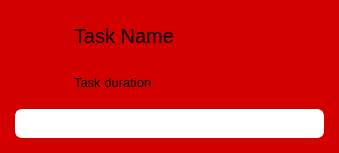
<?xml version="1.0" encoding="UTF-8"?>
<ui version="4.0">
 <class>Widget</class>
 <widget class="QWidget" name="Widget">
  <property name="geometry">
   <rect>
    <x>0</x>
    <y>0</y>
    <width>339</width>
    <height>153</height>
   </rect>
  </property>
  <property name="windowTitle">
   <string>Form</string>
  </property>
  <property name="styleSheet">
   <string notr="true">background-color: rgb(211, 0, 0);
border-radius: 20px;</string>
  </property>
  <layout class="QVBoxLayout" name="verticalLayout">
   <property name="leftMargin">
    <number>15</number>
   </property>
   <property name="topMargin">
    <number>15</number>
   </property>
   <property name="rightMargin">
    <number>15</number>
   </property>
   <property name="bottomMargin">
    <number>15</number>
   </property>
   <item>
    <layout class="QHBoxLayout" name="task_info" stretch="1,4,0">
     <item>
      <widget class="QToolButton" name="categ_icon">
       <property name="enabled">
        <bool>false</bool>
       </property>
       <property name="sizePolicy">
        <sizepolicy hsizetype="Preferred" vsizetype="Preferred">
         <horstretch>0</horstretch>
         <verstretch>0</verstretch>
        </sizepolicy>
       </property>
       <property name="focusPolicy">
        <enum>Qt::FocusPolicy::NoFocus</enum>
       </property>
       <property name="text">
        <string/>
       </property>
       <property name="icon">
        <iconset>
         <normaloff>icons_white/utensils-crossed.svg</normaloff>icons_white/utensils-crossed.svg</iconset>
       </property>
       <property name="iconSize">
        <size>
         <width>40</width>
         <height>40</height>
        </size>
       </property>
       <property name="checkable">
        <bool>false</bool>
       </property>
       <property name="autoRaise">
        <bool>true</bool>
       </property>
      </widget>
     </item>
     <item>
      <layout class="QVBoxLayout" name="task_name_duration">
       <item>
        <widget class="QLabel" name="task_name">
         <property name="font">
          <font>
           <pointsize>15</pointsize>
          </font>
         </property>
         <property name="text">
          <string>Task Name</string>
         </property>
        </widget>
       </item>
       <item>
        <widget class="QLabel" name="task_duration">
         <property name="font">
          <font>
           <pointsize>10</pointsize>
          </font>
         </property>
         <property name="text">
          <string>Task duration</string>
         </property>
        </widget>
       </item>
      </layout>
     </item>
     <item>
      <widget class="QPushButton" name="task_check">
       <property name="sizePolicy">
        <sizepolicy hsizetype="Preferred" vsizetype="Preferred">
         <horstretch>0</horstretch>
         <verstretch>0</verstretch>
        </sizepolicy>
       </property>
       <property name="styleSheet">
        <string notr="true">QPushButton {
    background-color: transparent;
    border: none;
    padding: 0px;
}

QPushButton:pressed {
    background-color: transparent;
}

QPushButton:checked {
    background-color: transparent;
}



</string>
       </property>
       <property name="text">
        <string/>
       </property>
       <property name="icon">
        <iconset>
         <normaloff>icons_white/circle.svg</normaloff>icons_white/circle.svg</iconset>
       </property>
       <property name="iconSize">
        <size>
         <width>40</width>
         <height>40</height>
        </size>
       </property>
       <property name="checkable">
        <bool>true</bool>
       </property>
       <property name="checked">
        <bool>true</bool>
       </property>
       <property name="flat">
        <bool>true</bool>
       </property>
      </widget>
     </item>
    </layout>
   </item>
   <item>
    <widget class="QProgressBar" name="task_progress">
     <property name="styleSheet">
      <string notr="true">
QProgressBar {
    border: 2px solid white;
    border-radius: 7px;
    background-color: white;
    height: 25px;
    padding: 0;
}

QProgressBar::chunk {
    background-color: rgb(17, 255, 57);
    border-radius: 7px;
}
</string>
     </property>
     <property name="value">
      <number>0</number>
     </property>
     <property name="textVisible">
      <bool>false</bool>
     </property>
    </widget>
   </item>
  </layout>
 </widget>
 <resources/>
 <connections/>
</ui>
